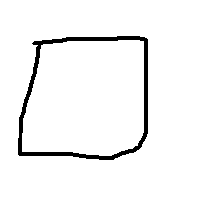
#> input picture ThirdYear/SecondTerm/Nural_Networks/Labs/lab 2/images/rectangle/rec1.png, 200 x 200 px
$ jupyter execute utils.ipynb   (shell and % lines are left out)
#> lines starting #> are read from the running program, lines starting #| are printed output that depends on the picture; after the words box and inside, x2 and y2 are one past the last pixel; in counts of white or black regions, pixels touching at a corner belong together
## Utility Functions

It is a good practice to keep your utility functions (functions that perform certain operations) separate from your machine learning pipeline. This helps you:

1. Focus on each operation/functionality on its own
2. Better code tracing when something breaks
3. Perform unit testing

[cell 1]
### All imports we will need
import cv2
import numpy as np
import math
import glob
import matplotlib.pyplot as plt
from mpl_toolkits.mplot3d import Axes3D

# use interactive plots

[cell 2]
#### set debug to false when imported from another
IN_DEBUG=False

## Data Preprocessing Utilities
Functions that implement the preprocessing operations

[cell 3]
def preprocess(img):
    # Preprocess the given image img.
    # [1] TODO: Convert the image to grayscale (~1 line)
    # Hint: Check the function cvtColor in opencv.
    greyImg = cv2.cvtColor(img, cv2.COLOR_BGR2GRAY)

    # [2] TODO: Blur the image to remove the noise (apply a 3x3 filter) (~1 line)
    # Hint: Check the function blur in opencv.
    # Hint: Pass the kernel size as an array (3, 3)
    blurred_img = cv2.blur(greyImg, (3, 3))

    # [3] TODO: Convert the grayscale image to a binary image. Apply a threshold between 50 and 255 on the blurred image.
    #       The pixels having values less than 50 will be considered 0, and 255 otherwise. (~1 line)
    # Hint: Check the function threshold in opencv.
    # Hint: Use the type cv2.THRESH_BINARY with the type parameter.
    # Hint: This function has two return parameters. You can ignore the first one, and the second is the binary image.
    # Example: _, thresholded_img = cv2.threshold(....)
    _, thresholded_img = cv2.threshold(blurred_img, 50, 255, cv2.THRESH_BINARY)
    return thresholded_img

[cell 4]
IN_DEBUG = True ## uncomment this line when you need to test your code, then re-comment it when done

if IN_DEBUG:
    ### test your implementation
    ######## DO NOT CHANGE THIS CODE ########
    img = cv2.imread('images/rectangle/rec1.png')
#> img is the input picture: shape (200, 200, 3); 95.4% white; 1 black region, box (x1, y1, x2, y2) and area: (18, 36, 148, 160) 1824
    thresholded_img = preprocess(img)
#> in preprocess, `blurred_img = cv2.blur(greyImg, (3, 3))`:
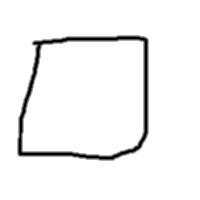
#> blurred_img: shape (200, 200); min 0, max 255, mean 243.4
#> in preprocess, `_, thresholded_img = cv2.threshold(blurred_img, 50, 255, cv2.THRESH_BI..`:
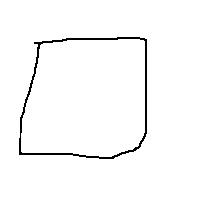
#> thresholded_img: shape (200, 200); 97.7% white; black in thin lines or dots, all inside (x1, y1, x2, y2) = (19, 37, 147, 159)
    assert np.all((thresholded_img==255) | (thresholded_img==0)), \
        'Preprocessing is incomplete: the resulting final image should be all 0 or 255'
IN_DEBUG = False

## Feature Extraction Utilities
Functions that implement feature extractors

> To put in simple words findContours detects change in the image color and marks it as contour. As an example, the image of number written on paper the number would be detected as contour

## Types of modes of return
1. RETR_TREE:
   * this return all the contours in a heirarchy manner, by which we mean that it start from the outer contour, then start to enter to the inner one step by step, so in our case, if we draw a rectangle for example with pen, then it will have certain thickness, the outer boundry will be contour[0] while the inner one will be contour[1]
   * it build a relation with other contours, so each relation consist of 4 numbers:
   * (next, previous, first_child, Parent) as explained in this img
   *
     * next -> represent the next contour, w el next contour da lazm yeb2a fe nfs el lvl, fa msln htla2y el next bta3 el outerstar 1 el hwa el outer square, w el next bta3 el outersquare hwa el outer rounded square bta3 el ig, whakza, lakn fl internal square msh htla2y next 34an el level da mfhosh gher inner contour wa7d bs, lakn msln lw kan gowa mrsom morb3at soghyra gmb b3d msln kan mmkn tla2y next
     * prev -> same as next, but represent the previous contour
     * first_child -> da lw 3ndk 2 nested contours, fa de bt3br 3n el child bta3 el outer contour, fa hatla2y msln en el first_child ll outerSquare lazm ykon 2 34an da el inner square, w blnsba ll outer rounded square hyb2a 4 msln 34an da el first child, lakn el inner rounded hyb2a el first child bta3o 5 34an da el outer circle, w hakaza baa
     * parent -> same as first_child bs bl3ks baa, fa htla2y el parent bta3 el inner square 1 34an da el outer square msln w hakaza baa.
2. RETR_EXTERNAL:
    * this retrieve the external outer contours only.
    * so in the upper image it will detect the star, the other square and the outer rounded square only
    * also you will find in the hirarch of all of them this form (x,y,-1,-1)
    * that is because they are all at the same level (1)
3.  RETR_LIST :
    * similar to the tree but create no relations between parents and children (x,y,-1,-1) also
    * but it detect all contours
4.  RETR_CCOMP :
    * Retrieves all of the contours and organizes them into a two-level hierarchy. At the top level, there are external boundaries of the components. At the second level, there are boundaries of the holes. If there is another contour inside a hole of a connected component, it is still put at the top level.
    *
    * fa hena fl sora htla2y en trtebhom b2a mokhtalef 3n el trteb bta3 el tree, fa htla2y fl rounded rectangle en hwa 3ml detection lel circle el awl 34an de hole gowa el rounded rectangle, b3d kdea by3ml detection lel inner circle w b3d keda bytl3 baa, fa hwa byakhodha mn el holes el awl w ygeb el external bta3  el hole, b3d keda el internal w b3den yetl3 ll outer ygeb el external w b3den el internal w hakaza
## Method - (Contour approximation methods)
-> we have two main methods
1. CHAIN_APPROX_NONE:
   * stores absolutely all the contour points
2. CHAIN_APPROX_SIMPLE:
   * compresses horizontal, vertical, and diagonal segments and leaves only their end points. source

##### my refrence: https://medium.com/analytics-vidhya/opencv-findcontours-detailed-guide-692ee19eeb18
-----

### My choice
> depending on all the information I wrote above, and according to this image


> I See that we just need to store the end points and need to detect the external contours only
> so we can use the method -> Chain_approx_simple,
> and we can use RETR_EXTERNAL as return mode.

### Problem I don't understand
* here when I choose the logical choice (for me atleast) by choosing RETR_EXTERNAL and try to apply it, it returns to me the boarder of the whole window, while when I choose RETR_TREE and choose the contor[1] it returns to me the correct contour, i dont understand why.

[cell 5]
def findContourArea(img):
    # This function finds the contours of a given image and returns it in the variable contours.
    ## understand contours:
    ### Contours can be explained simply as a curve joining all the continuous points (along the boundary), having same color or intensity.
    ### The contours are a useful tool for shape analysis and object detection and recognition.
    ### Contours homa el outer border bta3 el shakl.

    # NOTE: This function will not work correctly unless you preprocess the image properly as indicated.
    # contours, hierarchy = cv2.findContours(img, cv2.RETR_EXTERNAL,cv2.CHAIN_APPROX_SIMPLE)
    contours, hierarchy = cv2.findContours(img, cv2.RETR_TREE,cv2.CHAIN_APPROX_SIMPLE)
    moment = cv2.moments(contours[1]) # this is how we can get the moment of certain shape
    # cv2.CHAIN_APPROX_NONE => stores all the boundary points.
    # cv2.CHAIN_APPROX_SIMPLE => stores only the corner points.

    ## the function findContours returns an array of contours and their hierarchy,
    ## Contours is a Python list of all the contours in the image. Each individual contour is a Numpy array of (x,y) coordinates of boundary points of the object.
    ## the list is sorted in terms of hierarchy, this means the outmost contour is in contours[0],
    ## and their direct inner contours are in contours[1] and so on and so forth
    ## bm3na lw rasem dayrten gowa b3d, fa el contours[0] hwa el circle el bra wl contours[1] hyb2a el circle el gowa.

    # [4] TODO: Find the contour area of the given image (img) (~1 line)
    # Hint: check the function contourArea in opencv.
    # Hint: think which contour should be passed as argument to the function (which contour we should calculate its area)
    # Hint: the function returns a list of areas, so you should return the first element of the list.
    area = cv2.contourArea(contours[1])
    areaFromMoment = moment["m00"] # this is how we can get the area from the moment
    assert area == areaFromMoment
    return area, contours

## boundingRect() in opencv2
> boundingRect() function of OpenCV is used to draw an approximate rectangle around the binary image. This function is used mainly to highlight the region of interest after obtaining contours from an image.

* there are two types of this method
  1. straight bounding rectangle
     * Here a simple rectangle is drawn around the contour (ROI). As you can see in the documentation, a green rectangle is drawn around the ROI. Corresponding rectangle coordinates are obtained such that a rectangle completely encloses the contour.
  2. rotated rectangle:

     * In this case cv2.minAreaRect() function is used to highlight the minimum rectangular area enclosing a contour.
    cv2.boxPoints() obtains the 4 corner points of the obtained rectangle.
    np.int0() is done to convert the corrdinates from float to integer format.
    These points are then used to draw the rectangle. This is depicted by the red rectangle in the documentation.


------
## return data from boundingRect()
it returns 4 values:
1. X coordiante -> starting from the left of the image
2. Y coordinate -> starting from the bottom of the image
3. Width
4. Height
-------
##### my reference: https://www.pythonpool.com/cv2-boundingrect/

[cell 6]
def findBoundingRectangleArea(img, contours):
    # This function tries to fit the minimum bounding rectangle for the given contours.

    # [5] TODO: Find the minimum bounding rectangle that can fit the given contours.
    # Hint: Check the function boundingRect in opencv

    # TODO (Optional): You can uncomment the following lines to show or display the bounded rectangle.
    # x,y,w,h = cv2.boundingRect(contours[1])
    x,y,w,h = cv2.boundingRect(contours[1])
    bounding_rectangle = cv2.rectangle(img, (x, y), (x + w, y + h), (0, 255, 0), 2)
    # # if bounding_rectangle: ## not none
    # cv2.imshow('Image_Rec', bounding_rectangle)
    # cv2.waitKey(0)
    # [6] TODO: Find the area of the bounding rectangle
    area = w *h
    return area, bounding_rectangle

[cell 7]
def findBoundingCircleArea(img, contours):
    # This function tries to fit the minimum bounding circle for the given contours.

    # [7] TODO: Find the minimum enclosing circle that can fit the given contours.
    # Hint: Check the function minEnclosingCircle in opencv

    # TODO (Optional): You can uncomment the following lines to show or display the bounded circle.
    (x,y) , radius = cv2.minEnclosingCircle(contours[1])
    center = (int(x), int(y))
    radius = int(radius)
    # bounding_circle = cv2.circle(img, center, radius, (0, 255, 0), 2)
    # # if bounding_circle: ## not none
    # cv2.imshow('Image_Circle', bounding_circle)
    # cv2.waitKey(0)

    # [8] TODO: Find the area of the bounding circle
    area = math.pi * radius * radius
    return area, (center , radius)

[cell 8]
def findBoundingTriangleArea(img, contours):
    # This function tries to fit the minimum bounding triangle for the given contours.

    # [9] TODO: Find the minimum enclosing triangle that can fit the given contours.
    # Hint: Check the function minEnclosingTriangle in opencv and place its output in the variable x

    # TODO (Optional): You can uncomment the following lines to show or display the bounded triangle.
    bounding_triangle = cv2.minEnclosingTriangle(contours[1])
    # drawing the triangle
    # bounding_triangle = cv2.polylines(img.copy(), np.int32([bounding_triangle[1]]), True, (0, 255, 0), 2)
    # if bounding_triangle: ## not none
    # cv2.imshow('Image_Triangle', bounding_triangle)
    # cv2.waitKey(0)

    # [10] TODO: Find the area of the bounding triangle
    area = bounding_triangle[0]
    return area, bounding_triangle

[cell 9]
IN_DEBUG = True ## uncomment this line when you need to test your code, then re-comment it when done

if IN_DEBUG:
    ### test your implementation
    ######## DO NOT CHANGE THIS CODE ########
    img = cv2.imread('images/rectangle/rec1.png')
    thresholded_img = preprocess(img) ### assuming this function is behaving correctly
    img_area, img_contours = findContourArea(thresholded_img)
#> in findContourArea, `contours, hierarchy = cv2.findContours(img, cv2.RETR_TREE,cv2.CHAIN_AP..`: contours = 3 contours; box (x1, y1, x2, y2) and area: (0, 0, 200, 200) 39601, (18, 36, 148, 160) 14150, (21, 39, 145, 157) 12772
#> in findContourArea, `moment = cv2.moments(contours[1])`: moment = moments, m00 14150.5, centre m10/m00, m01/m00 = (86.2, 98.07)
#> in findContourArea, `area = cv2.contourArea(contours[1])`: area = 14150.5
#> img_area = 14150.5; img_contours has the same summary as contours in findContourArea
    rect_area, _ = findBoundingRectangleArea(thresholded_img, img_contours)
#> in findBoundingRectangleArea, `x,y,w,h = cv2.boundingRect(contours[1])`: x = 18; y = 36; w = 130; h = 124
#> in findBoundingRectangleArea, `bounding_rectangle = cv2.rectangle(img, (x, y), (x + w, y + h), (0, 25..`:
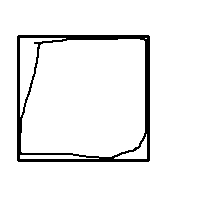
#> bounding_rectangle: shape (200, 200); 94% white; 1 black region
#> in findBoundingRectangleArea, `area = w *h`: area = 16120
#> rect_area = 16120
    circ_area, _ = findBoundingCircleArea(thresholded_img, img_contours)
#> in findBoundingCircleArea, `(x,y) , radius = cv2.minEnclosingCircle(contours[1])`: x = 82.5; y = 96.5; radius = 86.41
#> in findBoundingCircleArea, `center = (int(x), int(y))`: center = (82, 96)
#> in findBoundingCircleArea, `radius = int(radius)`: radius = 86
#> in findBoundingCircleArea, `area = math.pi * radius * radius`: area = 23235.2
#> circ_area = 23235.2
    tri_area, _ = findBoundingTriangleArea(thresholded_img, img_contours)
#> in findBoundingTriangleArea, `bounding_triangle = cv2.minEnclosingTriangle(contours[1])`: bounding_triangle = (25933.5, [[-79, 150.1], [147, 161.4], [147, -68.1]])
#> in findBoundingTriangleArea, `area = bounding_triangle[0]`: area = 25933.5
#> tri_area = 25933.5

    assert round(img_area, 2)==14150.5,\
        f'findContourArea() is incorrect, expected {14150.5} found {img_area}'
    assert round(rect_area, 2)==16120.0, \
        f'findBoundingRectangleArea() is incorrect, expected {16120.0} found {rect_area}'
    assert round(circ_area, 2)==23235.22, \
        f'findBoundingCircleArea() is incorrect, expected {23235.22} found {circ_area}'
    assert round(tri_area,2)==25933.5, \
        f'findBoundingTriangleArea() is incorrect, expected {25933.5} found {tri_area}'

IN_DEBUG = False ## uncomment this line when you need to test your code, then re-comment it when done

[cell 10]
def extract_features(img, class_number=None):
    # Given an image img, extract the following features.
    # 1. The ratio between the figure area and the minimum enclosing rectangle.
    # 2. The ratio between the figure area and the minimum enclosing circle.
    # 3. The ratio between the figure area and the minimum enclosing triangle.
    area, contours = findContourArea(img)
    area1, _ = findBoundingRectangleArea(img, contours)
    area2, _ = findBoundingCircleArea(img, contours)
    area3, _ = findBoundingTriangleArea(img, contours)
    features = []
    # [11] TODO: Extract the features and append the class_number (if given) in the beginning of each feature vector.
    # Hint: the features should be in the following order: [class_number, ratio1, ratio2, ratio3]
    if(class_number is not None):
        features.append(class_number)
    features.append(area/area1)
    features.append(area/area2)
    features.append(area/area3)

    return features

[cell 11]
IN_DEBUG = True ## uncomment this line when you need to test your code, then re-comment it when done

if IN_DEBUG:
    ### test your implementation
    ######## DO NOT CHANGE THIS CODE ########
    expected_features = np.array([1.0, 0.98, 0.66, 0.51])
    results = np.array(extract_features(thresholded_img, 1))
#> in findContourArea (call 2), `contours, hierarchy = cv2.findContours(img, cv2.RETR_TREE,cv2.CHAIN_AP..`: contours = 7 contours, 1 with area under 20; largest, box (x1, y1, x2, y2) and area: (0, 0, 200, 200) 39601, (16, 34, 151, 163) 17144, (21, 39, 145, 157) 12772, (20, 38, 66, 117) 830, (114, 134, 147, 159) 230, (20, 155, 99, 159) 176
#> in extract_features, `area, contours = findContourArea(img)`: area = 17144
#> in findBoundingRectangleArea (call 2), `x,y,w,h = cv2.boundingRect(contours[1])`: x = 16; y = 34; w = 135; h = 129
#> in findBoundingRectangleArea (call 2), `bounding_rectangle = cv2.rectangle(img, (x, y), (x + w, y + h), (0, 25..`:
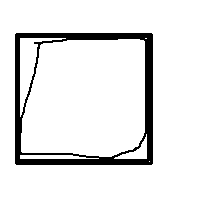
#> bounding_rectangle: shape (200, 200); 90.7% white; 1 black region, box (x1, y1, x2, y2) and area: (15, 33, 153, 165) 3737
#> in findBoundingRectangleArea (call 2), `area = w *h`: area = 17415
#> in extract_features, `area2, _ = findBoundingCircleArea(img, contours)`: area2 = 26015.5
#> in extract_features, `area3, _ = findBoundingTriangleArea(img, contours)`: area3 = 33768
#> results = [1, 0.984, 0.659, 0.508]
    results = np.round(results, 2)
#> results = [1, 0.98, 0.66, 0.51]
    assert np.all(results == expected_features), \
        f'extract_features() is incorrect'

IN_DEBUG = False ## uncomment this line when you need to test your code, then re-comment it when done
